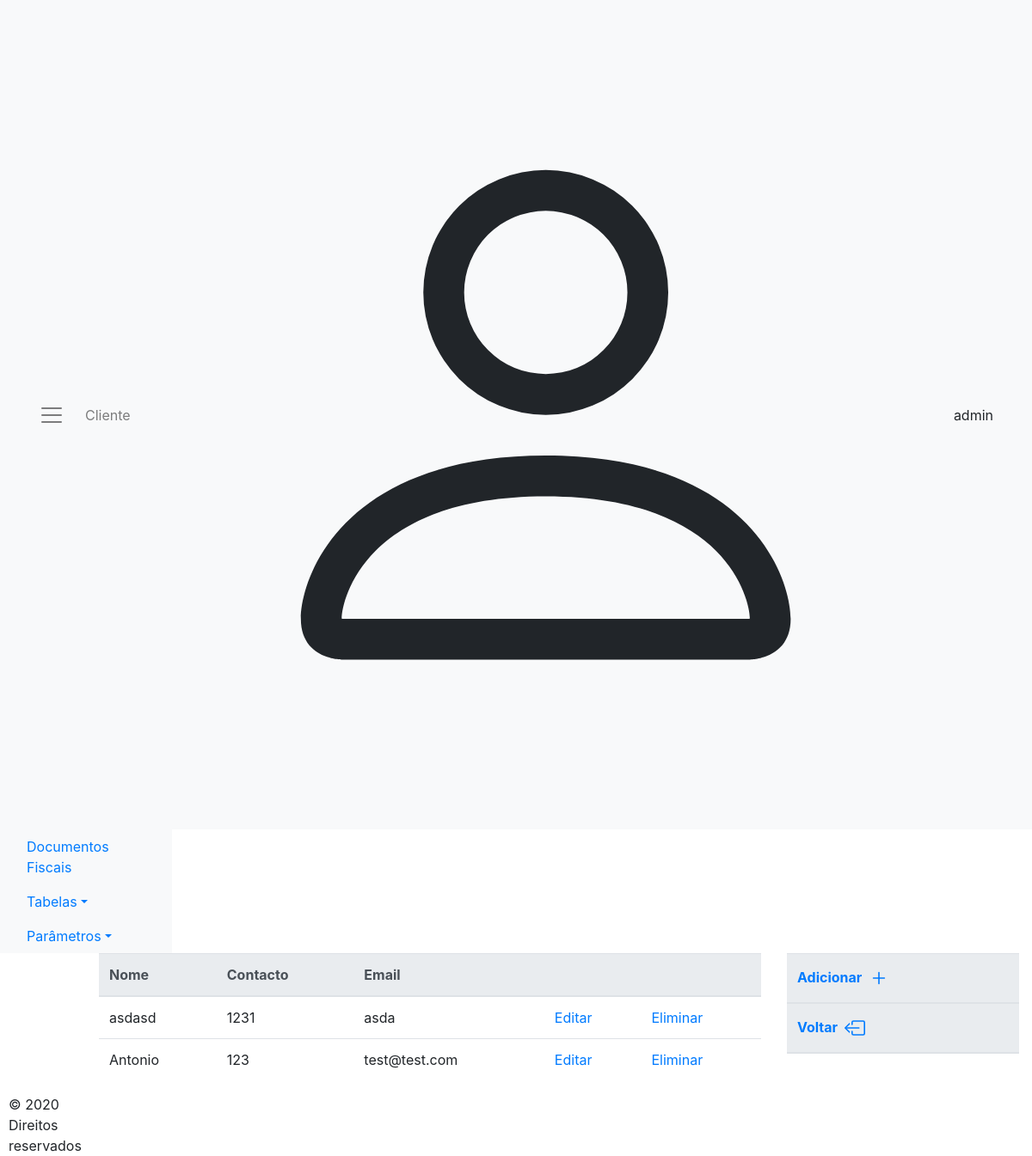
Page /showCliente.php (signed in) on the committed database.
### tables this page shows
CREATE TABLE `cliente` (
  `codCliente` int NOT NULL AUTO_INCREMENT,
  `nomeCliente` varchar(18) NOT NULL DEFAULT '',
  `contacCliente` int NOT NULL DEFAULT '0',
  `emailCliente` varchar(20) NOT NULL DEFAULT '',
  PRIMARY KEY (`codCliente`)
);

### showCliente.php (the view, shortened to what this page needs)
<?php
$currentPage="Cliente";
include_once './common/cabecalho.php';
try
{
    $database = new Connection();
    $db = $database->openConnection();
    $sql = "SELECT * FROM cliente " ;?>
<main role="main" id="main" class="col-lg-12">
      <div class="row" id="linha">
        <div class='col-lg-1' id='paraRemover'> </div>
            <div class="col-lg-8" >
                <table class="table table-hover">
                    <thead class="thead-light">
                        <tr>
                            <th>Nome</th>
                            <th>Contacto</th>
                            <th>Email</th>
                            <th></th>
                            <th></th>
                        </tr>
                    </thead>
                    <?php
                        foreach ($db->query($sql) as $row) {
                    ?>
                    <tr>
                        <td><?php echo $row['nomeCliente'] ?></td>
                        <td><?php echo $row['contacCliente'] ?></td>
                        <td><?php echo $row['emailCliente'] ?></td>
                        <td>
                            <a href="#" onclick="openModal(<?php echo $row['codCliente'];?>,'<?php echo $currentPage?>', 'Editar')" data-target="#loadModal" data-toggle="modal" >Editar</a>
                        </td>
                        <td>
                            <a href="#" onclick="openModal(<?php echo $row['codCliente'];?>,'<?php echo $currentPage?>', 'Eliminar')" data-target="#loadModal" data-toggle="modal" >Eliminar</a>
                        </td>
                    </tr>
                    <?php
                    }
                    ?>
                </table>
            </div>
    <?php
    }
    catch (PDOException $e)
        {
            echo "There is some problem in connection: " . $e->getMessage();
        }
    ?>
    <div class="col-lg-3"  >
        <table class="table table-hover">
            <thead class="thead-light">
                <tr>
                    <th> <a href="#" onclick="openModal(0,'<?php echo $currentPage?>', 'Adicionar')" data-target="#loadModal" data-toggle="modal" >Adicionar
                        </a>
                    </th>
                </tr>
                <tr>
                    <th><a href="./home.php">Voltar
                        </a>
                    </th>
                </tr>
            </thead>
        </table>
    </div>
    </div>
</main>
<?php include_once './common/rodape.php'; ?>
</body>
</html>

### rows in the picture
cliente: nomeCliente "asdasd", contacCliente "1231", emailCliente "asda"
cliente: nomeCliente "Antonio", contacCliente "123", emailCliente "test@test.com"

### other values in the picture
$currentPage "Cliente"
$_SESSION['username'] "admin"
